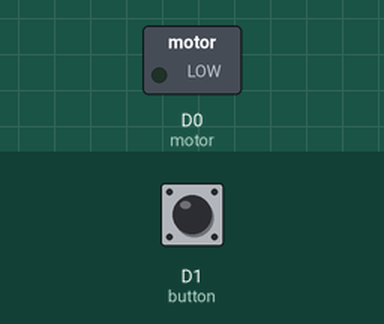
Simulated run of this sketch. Board: ESP8266 (NodeMCU). Shown: switched loads named in the sketch (green lamp = pin HIGH). The inputs (shaded band) are chosen by the test bench; at power-on: D1 (button) LOW.

Above: at 1.2 s.
1.3 s: D1 (button) pulled HIGH for 0.15 s
At 2.5 s:
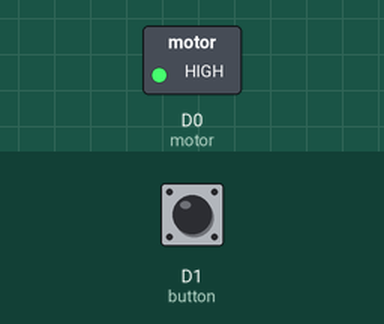
2.9 s: D1 (button) pulled HIGH for 1 s
At 3.8 s:
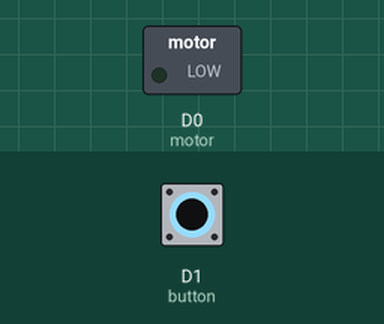
5.4 s: D1 (button) pulled HIGH for 3.2 s
At 5.7 s:
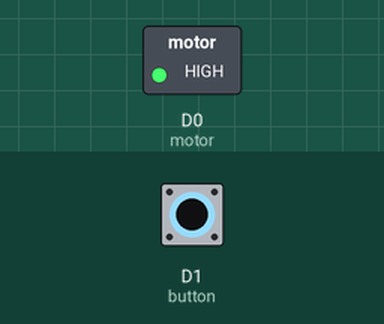
Timing chart, 0 to 8.4 s (numbered marks = the images above; inputs shaded):
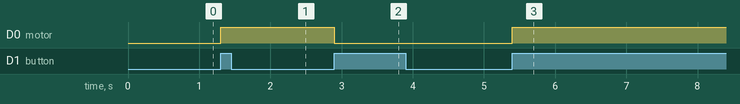

Measured:
- after the input at 1.3 s, D0 (motor): LOW → HIGH at once
- after the input at 2.9 s, D0 (motor): HIGH → LOW at once
- after the input at 5.4 s, D0 (motor): LOW → HIGH at once

The sketch:

DENEYAP_L6_1_3_Butonla_DC_Motor_Vantilator.ino
```cpp
#include <analogWrite.h>

#define motor D0
#define button D1

int deger = 0;
int eski_deger = 0;
int durum = 0;

void setup() {
  pinMode(motor, OUTPUT);
  pinMode(button, INPUT);
}

void loop() {
  deger = digitalRead(button);

  if(deger == HIGH && eski_deger == LOW) {
    durum = 1 - durum;
  }

  eski_deger = deger;

  if(durum==1) {
    //analogWrite(motor,255);
    digitalWrite(motor, HIGH);
  }else {
    //analogWrite(motor,0);
    digitalWrite(motor, LOW);
  }
}
```
